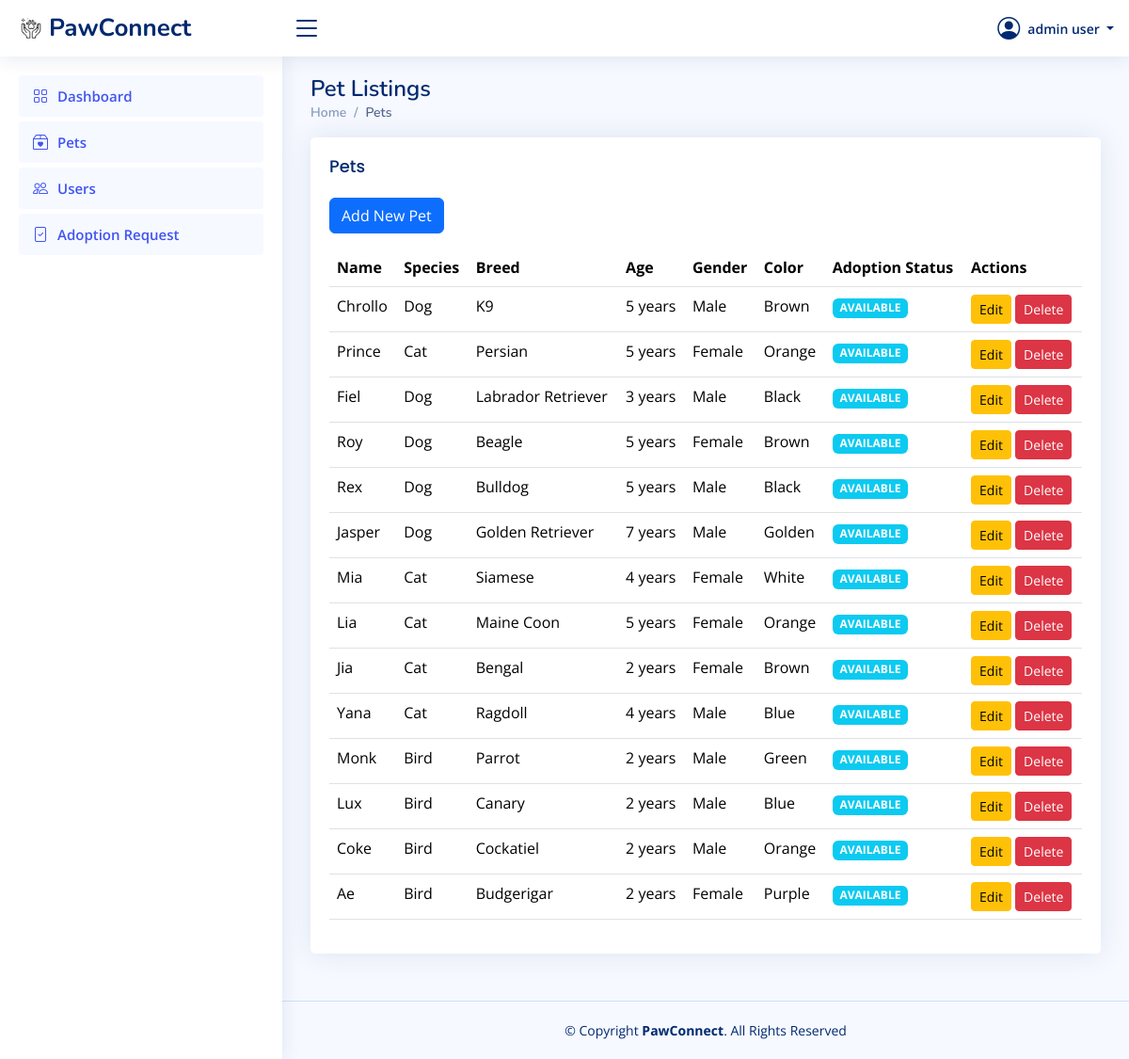
The app's page /view/admin/pets.php (signed in) with its own data.
### tables this page shows
CREATE TABLE `pets` (
  `id` int(11) NOT NULL,
  `name` varchar(100) NOT NULL,
  `species` enum('Cat','Dog','Bird','Rabbit','Other') NOT NULL,
  `breed` varchar(100) DEFAULT NULL,
  `age` int(11) DEFAULT NULL,
  `gender` enum('Male','Female') NOT NULL,
  `color` varchar(50) DEFAULT NULL,
  `adoption_status` enum('Available','Adopted') DEFAULT 'Available',
  `created_at` timestamp NOT NULL DEFAULT current_timestamp()
);

### view/admin/pets.php (the view, shortened to what this page needs)
<?php
include("../../auth/authentication.php");
include("./includes/header.php");
include("./includes/topbar.php");
include("./includes/sidebar.php");
?>
<div class="pagetitle">
    <h1>Pet Listings</h1>
    <nav>
        <ol class="breadcrumb">
            <li class="breadcrumb-item"><a href="../admin/index.php">Home</a></li>
            <li class="breadcrumb-item active">Pets</li>
        </ol>
    </nav>
</div>
<section class="section">
    <div class="row">
        <div class="col-lg-12">
            <div class="card">
                <div class="card-body">
                    <h5 class="card-title">Pets</h5>
                    <a href="addPets.php" class="btn btn-primary mb-3">Add New Pet</a>
                    <table class="table datatable">
    <thead>
        <tr>
            <th>Name</th>
            <th>Species</th>
            <th>Breed</th>
            <th>Age</th>
            <th>Gender</th>
            <th>Color</th>
            <th>Adoption Status</th>
            <th>Actions</th>
        </tr>
    </thead>
    <tbody>
        <?php
        $query = "SELECT * FROM `pets`";
        $query_run = mysqli_query($conn, $query);
        if (mysqli_num_rows($query_run) > 0) {
            foreach ($query_run as $row) {
                $adoptionStatusClass = ($row['adoption_status'] == 'Adopted') ? 'bg-success' : 'bg-info';
                $adoptionStatusText = ($row['adoption_status'] == 'Adopted') ? 'ADOPTED' : 'AVAILABLE';
        ?>
                <tr>
                    <td><?= $row['name']; ?></td>
                    <td><?= $row['species']; ?></td>
                    <td><?= $row['breed']; ?></td>
                    <td><?= $row['age']; ?> years</td>
                    <td><?= $row['gender']; ?></td>
                    <td><?= $row['color']; ?></td>
                    <td><span class="badge <?= $adoptionStatusClass; ?>"><?= $adoptionStatusText; ?></span></td>
                    <td>
                        <a href="./editPets.php?id=<?= $row['id']; ?>" class="btn btn-warning btn-sm">Edit</a>
                        <a href="./controller/deletePetProcess.php?id=<?= $row['id']; ?>" class="btn btn-danger btn-sm" onclick="return confirm('Are you sure you want to delete this pet?');">Delete</a>
                    </td>
                </tr>
        <?php
            }
        }
        ?>
    </tbody>
</table>
                </div>
            </div>
        </div>
    </div>
</section>
<?php
include("./includes/footer.php");
?>

### view/admin/includes/header.php (shortened to what this page needs)
<!DOCTYPE html>
<html lang="en">
<head>
  <link href="../../assets/vendor/bootstrap/css/bootstrap.min.css" rel="stylesheet">
  <link href="../../assets/vendor/bootstrap-icons/bootstrap-icons.css" rel="stylesheet">
  <link href="../../assets/vendor/boxicons/css/boxicons.min.css" rel="stylesheet">
  <link href="../../assets/vendor/quill/quill.snow.css" rel="stylesheet">
  <link href="../../assets/vendor/quill/quill.bubble.css" rel="stylesheet">
  <link href="../../assets/vendor/remixicon/remixicon.css" rel="stylesheet">
  <link href="../../assets/vendor/simple-datatables/style.css" rel="stylesheet">
  <link href="../../assets/css/style.css" rel="stylesheet">
</head>
<body>

### view/admin/includes/topbar.php (shortened to what this page needs)
<header id="header" class="header fixed-top d-flex align-items-center">
  <div class="d-flex align-items-center justify-content-between">
    <a   class="logo d-flex align-items-center">
      <img src="../../assets/img/pet-care.png" alt="" >
      <span class="d-none d-lg-block">PawConnect</span>
    </a>
    <i class="bi bi-list toggle-sidebar-btn"></i>
  </div>
  <nav class="header-nav ms-auto">
    <ul class="d-flex align-items-center">
      <li class="nav-item dropdown pe-3">
        <a class="nav-link nav-profile d-flex align-items-center pe-0" href="#" data-bs-toggle="dropdown">
        <i class="bi bi-person-circle" style="font-size: 1.5rem;"></i>
        <span class="d-none d-md-block dropdown-toggle ps-2">
            <?php echo isset($_SESSION['authUser']['fullName']) ? $_SESSION['authUser']['fullName'] : "Guest"; ?>
          </span>
        </a>
      </li>
    </ul>
  </nav>
</header>

### view/admin/includes/sidebar.php
<aside id="sidebar" class="sidebar">
  <ul class="sidebar-nav" id="sidebar-nav">
    <li class="nav-item">
      <a class="nav-link " href="index.php">
        <i class="bi bi-grid"></i>
        <span>Dashboard</span>
      </a>
    </li>
    <li class="nav-item">
      <a class="nav-link " href="pets.php">
      <i class="bi bi-box2-heart"></i>
      <span>Pets</span>
      </a>
    </li>
    <li class="nav-item">
      <a class="nav-link " href="users.php">
      <i class="bi bi-people"></i>
      <span>Users</span>
      </a>
    </li>
    <li class="nav-item">
      <a class="nav-link " href="adoptionRequest.php">
    <i class="bi bi-file-check"></i>
      <span>Adoption Request</span>
      </a>
    </li>
  </ul>
</aside>
<main id="main" class="main">

### view/admin/includes/footer.php (shortened to what this page needs)
</main>
  <footer id="footer" class="footer">
    <div class="copyright">
      &copy; Copyright <strong><span >PawConnect</span></strong>. All Rights Reserved
    </div>
  </footer>
</body>
</html>

### assets/css/style.css (style rules this page uses)
:root { scroll-behavior: smooth; }
body { font-family: "Open Sans", sans-serif; background: #f6f9ff; color: #444444; }
a { color: #4154f1; text-decoration: none; }
h1, h2, h3, h4, h5, h6 { font-family: "Nunito", sans-serif; }
#main { margin-top: 60px; padding: 20px 30px; transition: all 0.3s; }
.pagetitle { margin-bottom: 10px; }
.pagetitle h1 { font-size: 24px; margin-bottom: 0; font-weight: 600; color: #012970; }
.card { margin-bottom: 30px; border: none; border-radius: 5px; box-shadow: 0px 0 30px rgba(1, 41, 112, 0.1); }
.card-title { padding: 20px 0 15px 0; font-size: 18px; font-weight: 500; color: #012970; font-family: "Poppins", sans-serif; }
.card-body { padding: 0 20px 20px 20px; }
.breadcrumb { font-size: 14px; font-family: "Nunito", sans-serif; color: #899bbd; font-weight: 600; }
.breadcrumb a { color: #899bbd; transition: 0.3s; }
.breadcrumb .breadcrumb-item::before { color: #899bbd; }
.breadcrumb .active { color: #51678f; font-weight: 600; }
.logo { line-height: 1; }
@media (min-width: 1200px) { .logo { width: 280px; } }
.logo img { max-height: 26px; margin-right: 6px; }
.logo span { font-size: 26px; font-weight: 700; color: #012970; font-family: "Nunito", sans-serif; }
.header { transition: all 0.5s; z-index: 997; height: 60px; box-shadow: 0px 2px 20px rgba(1, 41, 112, 0.1); background-color: #fff; padding-left: 20px; }
.header .toggle-sidebar-btn { font-size: 32px; padding-left: 10px; cursor: pointer; color: #012970; }
.header-nav ul { list-style: none; }
.header-nav > ul { margin: 0; padding: 0; }
.header-nav .nav-profile { color: #012970; }
.header-nav .nav-profile span { font-size: 14px; font-weight: 600; }
.sidebar { position: fixed; top: 60px; left: 0; bottom: 0; width: 300px; z-index: 996; transition: all 0.3s; padding: 20px; overflow-y: auto; scrollbar-width: thin; scrollbar-color: #aab7cf transparent; box-shadow: 0px 0px 20px rgba(1, 41, 112, 0.1); background-color: #fff; }
@media (min-width: 1200px) { #main, #footer { margin-left: 300px; } }
.sidebar-nav { padding: 0; margin: 0; list-style: none; }
.sidebar-nav li { padding: 0; margin: 0; list-style: none; }
.sidebar-nav .nav-item { margin-bottom: 5px; }
.sidebar-nav .nav-link { display: flex; align-items: center; font-size: 15px; font-weight: 600; color: #4154f1; transition: 0.3; background: #f6f9ff; padding: 10px 15px; border-radius: 4px; }
.sidebar-nav .nav-link i { font-size: 16px; margin-right: 10px; color: #4154f1; }
.footer { padding: 20px 0; font-size: 14px; transition: all 0.3s; border-top: 1px solid #cddfff; }
.footer .copyright { text-align: center; color: #012970; }

### records on screen
pets: name "Chrollo", species "Dog", breed "K9", age "5", gender "Male", color "Brown", adoption_status "AVAILABLE"
pets: name "Prince", species "Cat", breed "Persian", age "5", gender "Female", color "Orange", adoption_status "AVAILABLE"
pets: name "Fiel", species "Dog", breed "Labrador Retriever", age "3", gender "Male", color "Black", adoption_status "AVAILABLE"
pets: name "Roy", species "Dog", breed "Beagle", age "5", gender "Female", color "Brown", adoption_status "AVAILABLE"
pets: name "Rex", species "Dog", breed "Bulldog", age "5", gender "Male", color "Black", adoption_status "AVAILABLE"
pets: name "Jasper", species "Dog", breed "Golden Retriever", age "7", gender "Male", color "Golden", adoption_status "AVAILABLE"
pets: name "Mia", species "Cat", breed "Siamese", age "4", gender "Female", color "White", adoption_status "AVAILABLE"
pets: name "Lia", species "Cat", breed "Maine Coon", age "5", gender "Female", color "Orange", adoption_status "AVAILABLE"
pets: name "Jia", species "Cat", breed "Bengal", age "2", gender "Female", color "Brown", adoption_status "AVAILABLE"
pets: name "Yana", species "Cat", breed "Ragdoll", age "4", gender "Male", color "Blue", adoption_status "AVAILABLE"
pets: name "Monk", species "Bird", breed "Parrot", age "2", gender "Male", color "Green", adoption_status "AVAILABLE"
pets: name "Lux", species "Bird", breed "Canary", age "2", gender "Male", color "Blue", adoption_status "AVAILABLE"
pets: name "Coke", species "Bird", breed "Cockatiel", age "2", gender "Male", color "Orange", adoption_status "AVAILABLE"
pets: name "Ae", species "Bird", breed "Budgerigar", age "2", gender "Female", color "Purple", adoption_status "AVAILABLE"

### other values on screen
$_SESSION['authUser']['fullName'] "admin user"
